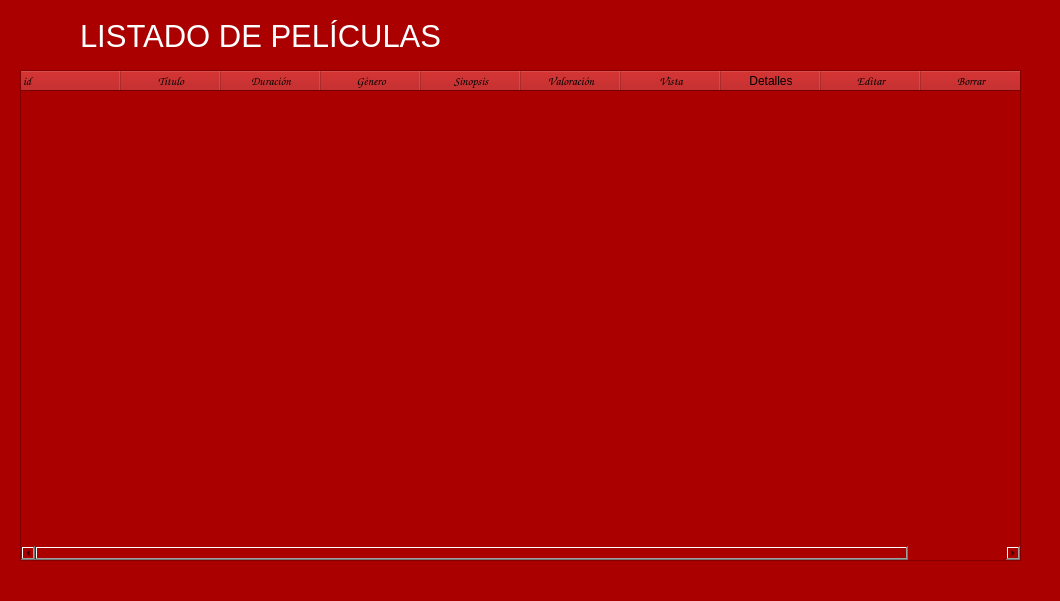
<?xml version="1.0" encoding="UTF-8"?>
<ui version="4.0">
 <class>MainWindow</class>
 <widget class="QMainWindow" name="MainWindow">
  <property name="geometry">
   <rect>
    <x>0</x>
    <y>0</y>
    <width>1060</width>
    <height>601</height>
   </rect>
  </property>
  <property name="windowTitle">
   <string>MainWindow</string>
  </property>
  <property name="styleSheet">
   <string notr="true">background-color: rgb(170, 0, 0);</string>
  </property>
  <widget class="QWidget" name="centralwidget">
   <widget class="QLabel" name="label">
    <property name="geometry">
     <rect>
      <x>80</x>
      <y>20</y>
      <width>361</width>
      <height>31</height>
     </rect>
    </property>
    <property name="font">
     <font>
      <pointsize>23</pointsize>
     </font>
    </property>
    <property name="styleSheet">
     <string notr="true">color: rgb(255, 255, 255);</string>
    </property>
    <property name="text">
     <string>LISTADO DE PELÍCULAS:</string>
    </property>
   </widget>
   <widget class="QTableWidget" name="tabla_peliculas">
    <property name="geometry">
     <rect>
      <x>20</x>
      <y>70</y>
      <width>1001</width>
      <height>491</height>
     </rect>
    </property>
    <property name="font">
     <font>
      <family>Comic Sans MS</family>
      <pointsize>12</pointsize>
      <weight>50</weight>
      <italic>false</italic>
      <bold>false</bold>
     </font>
    </property>
    <property name="styleSheet">
     <string notr="true">font: 12pt &quot;Comic Sans MS&quot;;</string>
    </property>
    <column>
     <property name="text">
      <string>id</string>
     </property>
     <property name="font">
      <font>
       <family>Comic Sans MS</family>
      </font>
     </property>
     <property name="textAlignment">
      <set>AlignLeading|AlignVCenter</set>
     </property>
     <property name="background">
      <color>
       <red>255</red>
       <green>255</green>
       <blue>255</blue>
      </color>
     </property>
    </column>
    <column>
     <property name="text">
      <string>Título</string>
     </property>
     <property name="font">
      <font>
       <family>Comic Sans MS</family>
      </font>
     </property>
    </column>
    <column>
     <property name="text">
      <string>Duración</string>
     </property>
     <property name="font">
      <font>
       <family>Comic Sans MS</family>
      </font>
     </property>
    </column>
    <column>
     <property name="text">
      <string>Género</string>
     </property>
     <property name="font">
      <font>
       <family>Comic Sans MS</family>
      </font>
     </property>
    </column>
    <column>
     <property name="text">
      <string>Sinopsis</string>
     </property>
     <property name="font">
      <font>
       <family>Comic Sans MS</family>
      </font>
     </property>
    </column>
    <column>
     <property name="text">
      <string>Valoración</string>
     </property>
     <property name="font">
      <font>
       <family>Comic Sans MS</family>
      </font>
     </property>
    </column>
    <column>
     <property name="text">
      <string>Vista</string>
     </property>
     <property name="font">
      <font>
       <family>Comic Sans MS</family>
      </font>
     </property>
    </column>
    <column>
     <property name="text">
      <string>Detalles</string>
     </property>
    </column>
    <column>
     <property name="text">
      <string>Editar</string>
     </property>
     <property name="font">
      <font>
       <family>Comic Sans MS</family>
      </font>
     </property>
    </column>
    <column>
     <property name="text">
      <string>Borrar</string>
     </property>
     <property name="font">
      <font>
       <family>Comic Sans MS</family>
      </font>
     </property>
    </column>
   </widget>
  </widget>
  <widget class="QStatusBar" name="statusbar"/>
 </widget>
 <resources/>
 <connections/>
</ui>
